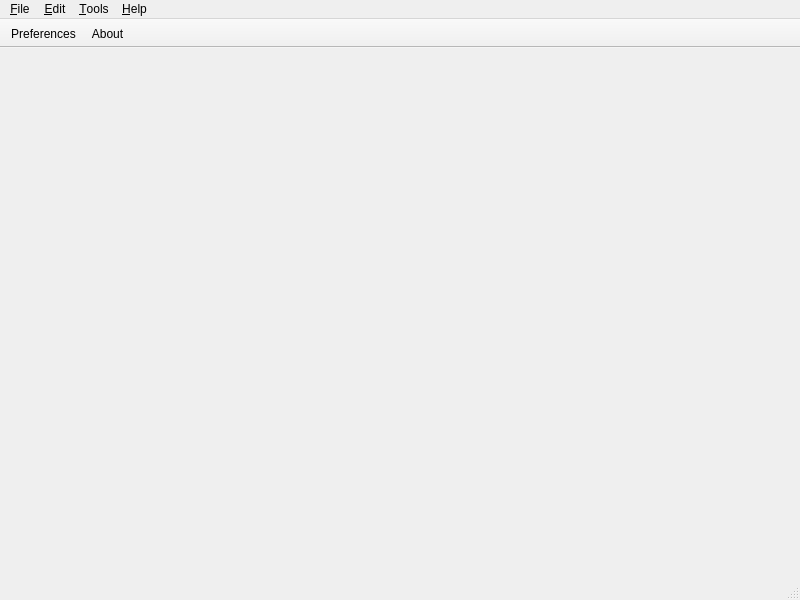
<?xml version="1.0" encoding="UTF-8"?>
<ui version="4.0">
 <class>MainWindow</class>
 <widget class="QMainWindow" name="MainWindow">
  <property name="geometry">
   <rect>
    <x>0</x>
    <y>0</y>
    <width>800</width>
    <height>600</height>
   </rect>
  </property>
  <property name="windowTitle">
   <string>MainWindow</string>
  </property>
  <widget class="QWidget" name="centralwidget"/>
  <widget class="QMenuBar" name="menubar">
   <property name="geometry">
    <rect>
     <x>0</x>
     <y>0</y>
     <width>800</width>
     <height>23</height>
    </rect>
   </property>
   <widget class="QMenu" name="menu_File">
    <property name="title">
     <string>&amp;File</string>
    </property>
    <addaction name="action_Save"/>
    <addaction name="actionSave_As"/>
    <addaction name="separator"/>
    <addaction name="action_Exit"/>
   </widget>
   <widget class="QMenu" name="menu_Help">
    <property name="title">
     <string>&amp;Help</string>
    </property>
    <addaction name="actionAbout"/>
   </widget>
   <widget class="QMenu" name="menu_Edit">
    <property name="title">
     <string>&amp;Edit</string>
    </property>
   </widget>
   <widget class="QMenu" name="menu_Tools">
    <property name="title">
     <string>&amp;Tools</string>
    </property>
    <addaction name="action_Preferences"/>
   </widget>
   <addaction name="menu_File"/>
   <addaction name="menu_Edit"/>
   <addaction name="menu_Tools"/>
   <addaction name="menu_Help"/>
  </widget>
  <widget class="QStatusBar" name="statusbar"/>
  <widget class="QToolBar" name="toolBar">
   <property name="windowTitle">
    <string>toolBar</string>
   </property>
   <property name="autoFillBackground">
    <bool>false</bool>
   </property>
   <property name="movable">
    <bool>false</bool>
   </property>
   <attribute name="toolBarArea">
    <enum>TopToolBarArea</enum>
   </attribute>
   <attribute name="toolBarBreak">
    <bool>false</bool>
   </attribute>
   <addaction name="action_Preferences"/>
   <addaction name="actionAbout"/>
  </widget>
  <action name="actionAbout">
   <property name="text">
    <string>&amp;About</string>
   </property>
  </action>
  <action name="action_Save">
   <property name="text">
    <string>&amp;Save</string>
   </property>
  </action>
  <action name="actionSave_As">
   <property name="text">
    <string>Save &amp;As...</string>
   </property>
  </action>
  <action name="action_Exit">
   <property name="text">
    <string>E&amp;xit</string>
   </property>
  </action>
  <action name="action_Preferences">
   <property name="text">
    <string>&amp;Preferences</string>
   </property>
  </action>
 </widget>
 <resources/>
 <connections/>
</ui>
